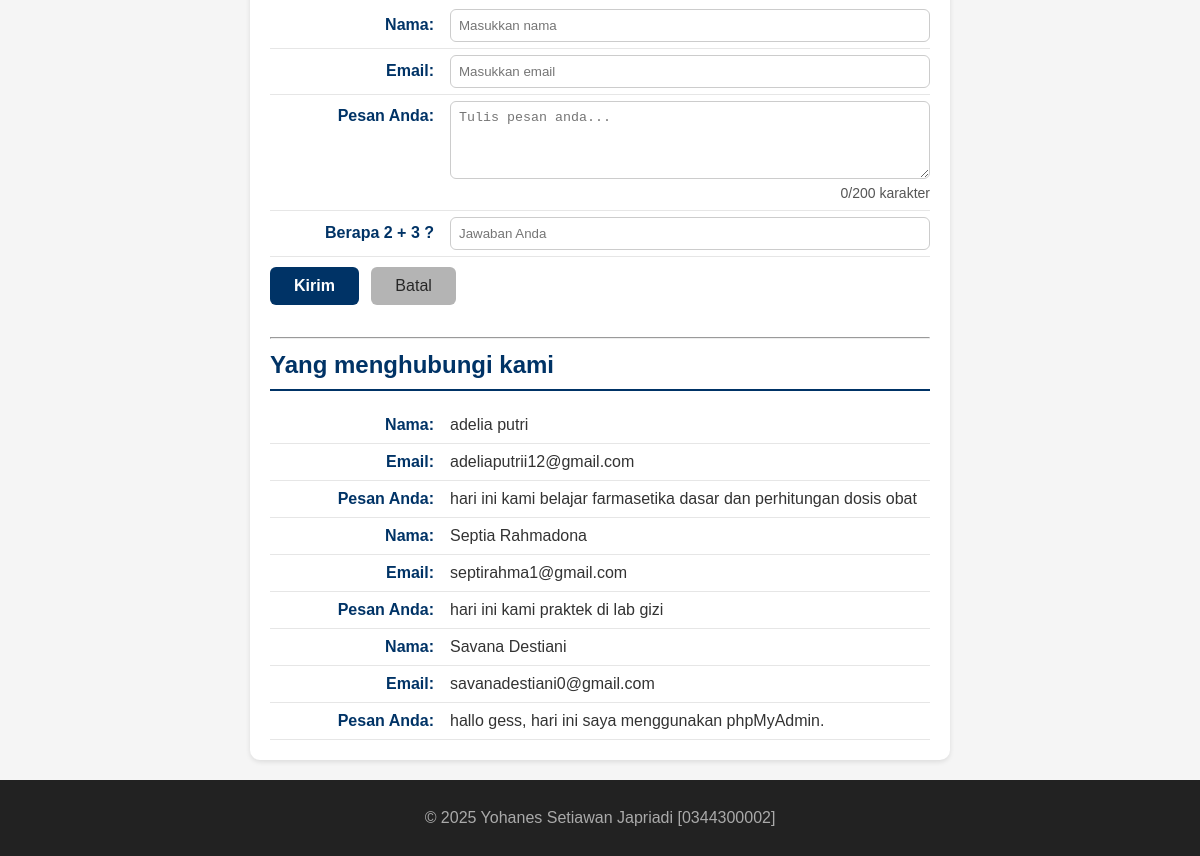
Before: / (lower part) with the older database file.
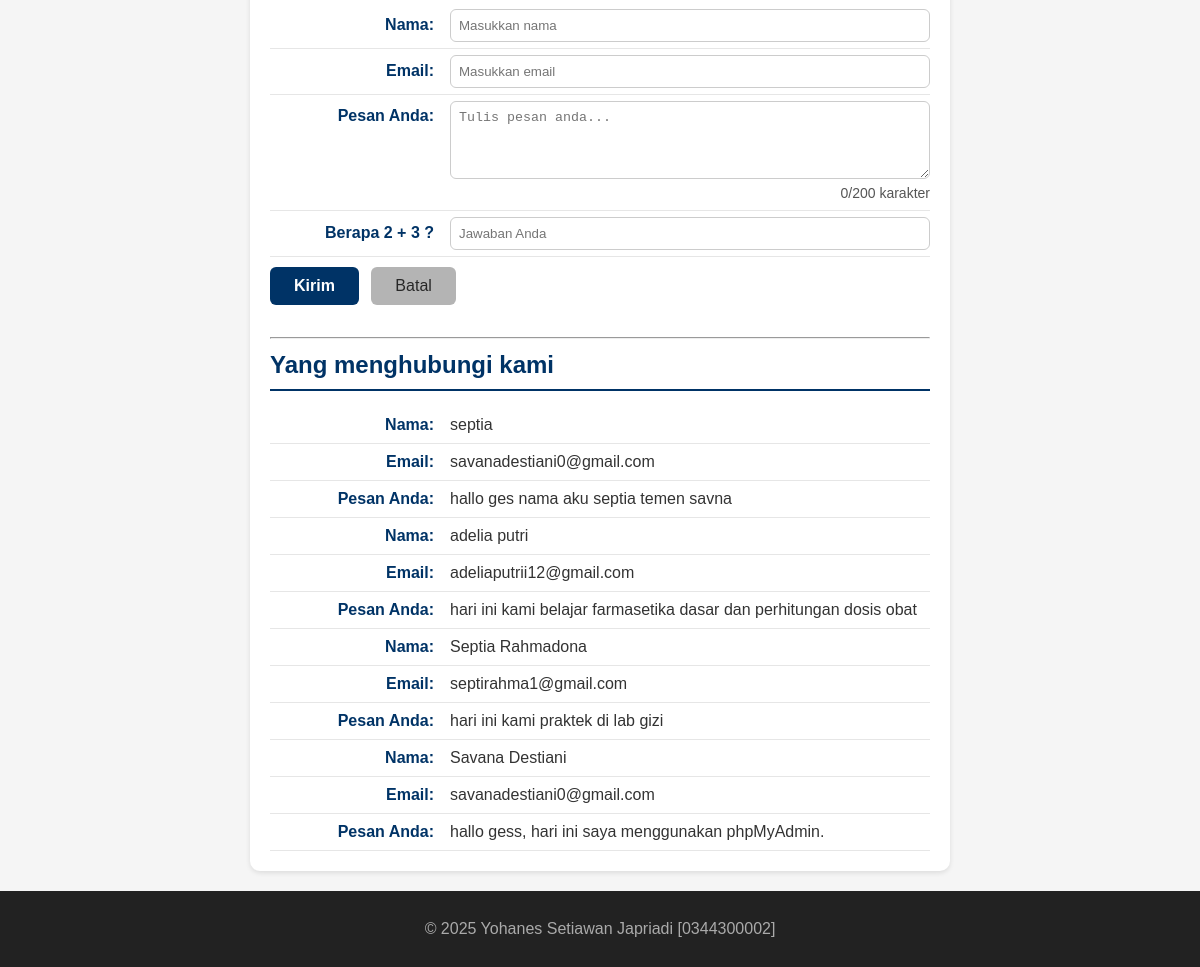
After: the same page with the newer database file.
### tables this page shows
CREATE TABLE `tbl_tamu` (
  `cid` int NOT NULL,
  `cnama` varchar(100) DEFAULT NULL,
  `cemail` varchar(100) DEFAULT NULL,
  `cpesan` text,
  `dcreated_at` datetime NOT NULL DEFAULT CURRENT_TIMESTAMP
);

### fungsi.php (the view, shortened to what this page needs)
<?php
function bersihkan($str)
{
  return htmlspecialchars(trim($str));
}
function tampilkanBiodata($conf, $arr)
{
  $html = "";
  foreach ($conf as $k => $v) {
    $label = $v["label"];
    $nilai = bersihkan($arr[$k] ?? '');
    $suffix = $v["suffix"];
    $html .= "<p><strong>{$label}</strong> {$nilai}{$suffix}</p>";
  }
  return $html;
}

### index.php (shortened to what this page needs)
<?php
require_once __DIR__ . '/fungsi.php';
?>
<!DOCTYPE html>
<html lang="en">
<head>
  <link rel="stylesheet" href="style.css">
</head>
<body>
  <main>
    <?php
    $biodata = $_SESSION["biodata"] ?? [];
    $fieldConfig = [
      "nim" => ["label" => "NIM:", "suffix" => ""],
      "nama" => ["label" => "Nama Lengkap:", "suffix" => " &#128526;"],
      "tempat" => ["label" => "Tempat Lahir:", "suffix" => ""],
      "tanggal" => ["label" => "Tanggal Lahir:", "suffix" => ""],
      "hobi" => ["label" => "Hobi:", "suffix" => " &#127926;"],
      "pasangan" => ["label" => "Pasangan:", "suffix" => " &hearts;"],
      "pekerjaan" => ["label" => "Pekerjaan:", "suffix" => " &copy; 2025"],
      "ortu" => ["label" => "Nama Orang Tua:", "suffix" => ""],
      "kakak" => ["label" => "Nama Kakak:", "suffix" => ""],
      "adik" => ["label" => "Nama Adik:", "suffix" => ""],
    ];
    ?>
      <?= tampilkanBiodata($fieldConfig, $biodata) ?>
    <?php
    $old          = $_SESSION['old'] ??  [];
    ?>
    <section id="contact">
      <form action="proses.php" method="POST">
        <label for="txtNama"><span>Nama:</span>
          <input type="text" id="txtNama" name="txtNama" placeholder="Masukkan nama" required autocomplete="name"
          value="<?= isset($old['nama']) ? htmlspecialchars($old['nama']) : ''?>">
        </label>
        <label for="txtEmail"><span>Email:</span>
          <input type="email" id="txtEmail" name="txtEmail" placeholder="Masukkan email" required autocomplete="email"
          value="<?= isset($old['email']) ? htmlspecialchars($old['email']) : ''?>">
        </label>
        <label for="txtPesan"><span>Pesan Anda:</span>
          <textarea id="txtPesan" name="txtPesan" rows="4" placeholder="Tulis pesan anda..."
           required><?= isset($old['pesan']) ? htmlspecialchars($old['pesan']) : '' ?></textarea>
          <small id="charCount">0/200 karakter</small>
        </label>
        <label for="captcha"><span>Berapa 2 + 3 ?</span>
          <input type="text" id="captcha" name="captcha"
            placeholder="Jawaban Anda" required>
      </label>
        <button type="submit">Kirim</button>
        <button type="reset">Batal</button>
      </form>
      <br>
      <hr>
      <h2>Yang menghubungi kami</h2>
      <?php include 'read_inc.php'; ?>
   </section>
  </main>
  <footer>
    <p>&copy; 2025 Yohanes Setiawan Japriadi [0344300002]</p>
  </footer>
</body>
</html>

### read_inc.php
<?php
require_once __DIR__ . '/fungsi.php';
require 'koneksi.php';
$fieldkontak = [
     "nama" =>  ["label" => "Nama:", "suffix" => ""],
     "email" => ["label" => "Email:", "suffix" => ""],
     "pesan" => ["label" => "Pesan Anda:", "suffix" => ""],
];
$sql = "SELECT * FROM tbl_tamu ORDER BY cid DESC";
$q   = mysqli_query($conn, $sql);
if (!$q) {
    echo "<p>Gagal membaca data tamu: " . htmlspecialchars(mysqli_error($conn)) . "</p>";
} elseif (mysqli_num_rows($q) === 0) {
    echo "<p>Belum ada data tamu yang tersimpan.</p>";
} else {
    while ($row = mysqli_fetch_assoc($q)) {
        $arrContact = [
            "nama"  => $row["cnama"]  ?? "",
            "email" => $row["cemail"] ?? "",
            "pesan" => $row["cpesan"] ?? "",
        ];
        echo tampilkanBiodata($fieldkontak, $arrContact);
    }
}
?>

### style.css (style rules this page uses)
* { box-sizing: border-box; }
body { margin: 0; font-family: Arial, sans-serif; background: #f5f5f5; color: #333; line-height: 1.5; }
#home, #about, #contact, #biodata { background-color: #ffffff; border-radius: 10px; padding: 20px; max-width: 700px; margin: 20px auto; box-shadow: 0 2px 5px rgba(0, 0, 0, 0.1); }
#home h2, #about h2, #contact h2, #biodata h2 { color: #003366; border-bottom: 2px solid #003366; padding-bottom: 6px; margin-top: 0; margin-bottom: 16px; }
#about p, #contact p, #contact label, #biodata label { display: flex; justify-content: flex-start; align-items: baseline; margin: 0; padding: 6px 0; border-bottom: 1px solid #e6e6e6; }
#about strong, #contact strong, #contact label>span, #biodata label>span { min-width: 180px; color: #003366; font-weight: 600; text-align: right; padding-right: 16px; flex-shrink: 0; }
#contact input, #contact textarea, #biodata input { flex: 1; border: 1px solid #ccc; border-radius: 6px; padding: 8px; color: #000; font-weight: normal; margin: 0; box-sizing: border-box; }
#contact button, #biodata button { margin-top: 10px; display: inline-block; padding: 10px 24px; font-size: 16px; border-radius: 6px; cursor: pointer; border: none; transition: all 0.3s ease; margin-right: 8px; }
#contact button[type="submit"], #biodata button[type="submit"] { background-color: #003366; color: #fff; font-weight: 600; }
#contact button[type="reset"], #biodata button[type="reset"] { background-color: #b4b4b4; color: #272727; font-weight: 500; }
footer { background: #222; color: #aaa; text-align: center; padding: 10px; }

Changed rows visible on the page:
added tbl_tamu: label "Nama:", cnama "septia", label "Email:", cemail "savanadestiani0@gmail.com", label "Pesan Anda:", cpesan "hallo ges nama aku septia temen savna"
